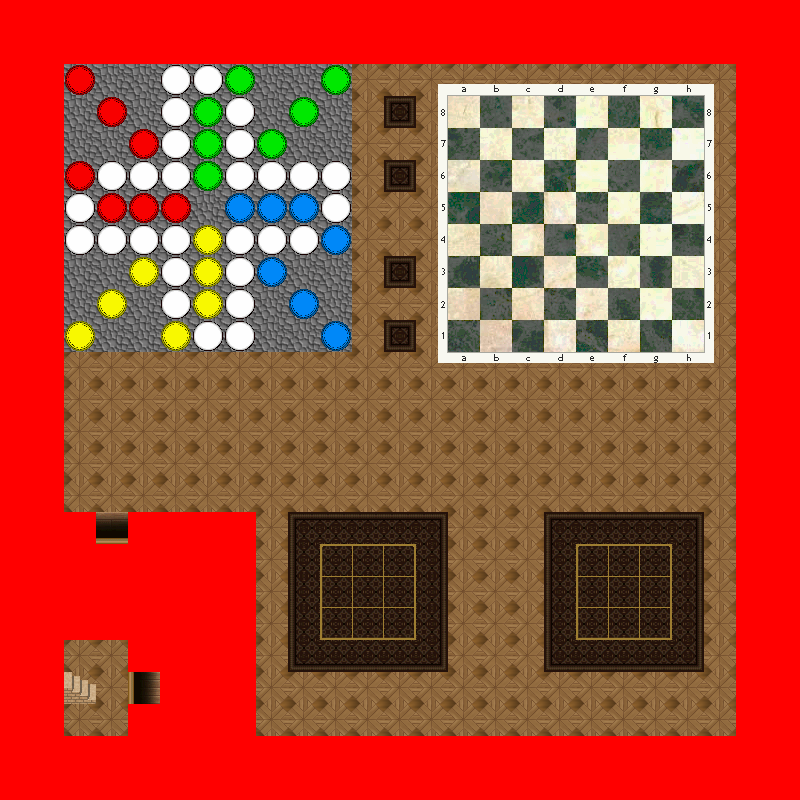

The image is a tile-based game level rendered from a .tmx file. Its description and source (layers, tilesets, objects; grid data summarised) follow:
An orthogonal 25x25 tile map with 32x32 px tiles, 8 tile layers (0_floor, 1_terrain, 2_object, 3_roof, ...), 32 tilesets.

<map version="1.0" orientation="orthogonal" renderorder="right-down" width="25" height="25" tilewidth="32" tileheight="32" nextobjectid="1">
 <tileset firstgid="1" name="carpets_2" tilewidth="32" tileheight="32" tilecount="12" columns="4">
  <image source="../../tileset/furniture/carpet/carpets_2.png" trans="ff00ff" width="128" height="96" />
 </tileset>
 <tileset firstgid="13" name="barrel" tilewidth="32" tileheight="32" tilecount="2" columns="1">
  <image source="../../tileset/item/pot/barrel.png" width="32" height="64" />
 </tileset>
 <tileset firstgid="15" name="bright_bookshelf_and_cupboard" tilewidth="32" tileheight="32" tilecount="6" columns="3">
  <image source="../../tileset/furniture/shelve/bright_bookshelf_and_cupboard.png" width="96" height="64" />
 </tileset>
 <tileset firstgid="21" name="flowering_plant" tilewidth="32" tileheight="32" tilecount="2" columns="2">
  <image source="../../tileset/plant/indoor/flowering_plant.png" width="64" height="32" />
 </tileset>
 <tileset firstgid="23" name="pot_grey" tilewidth="32" tileheight="32" tilecount="1" columns="1">
  <image source="../../tileset/item/pot/pot_grey.png" width="32" height="32" />
 </tileset>
 <tileset firstgid="24" name="pot_plant" tilewidth="32" tileheight="32" tilecount="3" columns="1">
  <image source="../../tileset/plant/indoor/pot_plant.png" width="32" height="96" />
 </tileset>
 <tileset firstgid="27" name="wooden_pale" tilewidth="32" tileheight="32" tilecount="1" columns="1">
  <image source="../../tileset/furniture/table/wooden_pale.png" width="32" height="32" />
 </tileset>
 <tileset firstgid="28" name="bushes" tilewidth="32" tileheight="32" tilecount="10" columns="5">
  <image source="../../tileset/plant/bush/bushes.png" trans="ffffff" width="160" height="64" />
 </tileset>
 <tileset firstgid="38" name="collision" tilewidth="32" tileheight="32" tilecount="1" columns="1">
  <image source="../../tileset/logic/collision.png" width="32" height="32" />
 </tileset>
 <tileset firstgid="39" name="plant" tilewidth="32" tileheight="32" tilecount="2" columns="1">
  <image source="../../tileset/plant/indoor/oriental_plant.png" width="32" height="64" />
 </tileset>
 <tileset firstgid="41" name="beer" tilewidth="32" tileheight="32" tilecount="10" columns="5">
  <image source="../../tileset/furniture/table/table_with_beer_dark.png" width="160" height="64" />
 </tileset>
 <tileset firstgid="51" name="stool" tilewidth="32" tileheight="32" tilecount="1" columns="1">
  <image source="../../tileset/furniture/chair/stool.png" width="32" height="32" />
 </tileset>
 <tileset firstgid="52" name="tiles" tilewidth="32" tileheight="32" tilecount="12" columns="6">
  <image source="../../tileset/ground/indoor/floors_3.png" width="192" height="64" />
 </tileset>
 <tileset firstgid="64" name="rug" tilewidth="32" tileheight="32" tilecount="12" columns="3">
  <image source="../../tileset/furniture/carpet/brown_rug.png" width="96" height="128" />
 </tileset>
 <tileset firstgid="76" name="kitchen" tilewidth="32" tileheight="32" tilecount="44" columns="4">
  <image source="../../tileset/furniture/kitchen/cabinets.png" width="128" height="352" />
 </tileset>
 <tileset firstgid="120" name="household" tilewidth="32" tileheight="32" tilecount="16" columns="4">
  <image source="../../tileset/item/household/food_preparation.png" width="128" height="128" />
 </tileset>
 <tileset firstgid="136" name="sciany" tilewidth="32" tileheight="32" tilecount="27" columns="3">
  <image source="../../tileset/pol/waly/int_plazy.png" width="96" height="288" />
 </tileset>
 <tileset firstgid="163" name="doors" tilewidth="32" tileheight="32" tilecount="15" columns="5">
  <image source="../../tileset/pol/domki/drzwi/door_drewno_int.png" width="160" height="96" />
 </tileset>
 <tileset firstgid="178" name="schody" tilewidth="32" tileheight="32" tilecount="2" columns="1">
  <image source="../../tileset/building/stairs/dark_stairs.png" width="32" height="64" />
 </tileset>
 <tileset firstgid="180" name="Beds" tilewidth="32" tileheight="32" tilecount="3" columns="1">
  <image source="../../tileset/furniture/bed/bed_grey.png" width="32" height="96" />
 </tileset>
 <tileset firstgid="183" name="portale" tilewidth="32" tileheight="32" tilecount="7" columns="7">
  <image source="../../tileset/logic/portal.png" width="224" height="32" />
 </tileset>
 <tileset firstgid="190" name="Nieuprawniony" tilewidth="32" tileheight="32" tilecount="9" columns="3">
  <image source="../../tileset/furniture/table/rectangular_with_meals.png" width="96" height="96" />
 </tileset>
 <tileset firstgid="199" name="tables" tilewidth="32" tileheight="32" tilecount="9" columns="3">
  <image source="../../tileset/furniture/table/wooden_rectangular.png" width="96" height="96" />
 </tileset>
 <tileset firstgid="208" name="owoce" tilewidth="32" tileheight="32" tilecount="10" columns="10">
  <image source="../../tileset/logic/item/fruits.png" width="320" height="32" />
 </tileset>
 <tileset firstgid="218" name="warzywa" tilewidth="32" tileheight="32" tilecount="13" columns="13">
  <image source="../../tileset/logic/item/vegetable.png" width="416" height="32" />
 </tileset>
 <tileset firstgid="231" name="Nieuprawniony" tilewidth="32" tileheight="32" tilecount="5" columns="5">
  <image source="../../tileset/logic/item/meat_and_fish.png" width="160" height="32" />
 </tileset>
 <tileset firstgid="236" name="Nieuprawniony" tilewidth="32" tileheight="32" tilecount="6" columns="6">
  <image source="../../tileset/logic/item/mushroom.png" width="192" height="32" />
 </tileset>
 <tileset firstgid="242" name="bilardzik" tilewidth="32" tileheight="32" tilecount="15" columns="3">
  <image source="../../tileset/pol/klan/bilard_stol.png" width="96" height="160" />
 </tileset>
 <tileset firstgid="257" name="komputer" tilewidth="32" tileheight="32" tilecount="6" columns="2">
  <image source="../../tileset/furniture/other/comp_things.png" width="64" height="96" />
 </tileset>
 <tileset firstgid="263" name="chindus" tilewidth="32" tileheight="32" tilecount="9" columns="3">
  <image source="../../tileset/pol/chinczyk.png" width="96" height="96" />
 </tileset>
 <tileset firstgid="272" name="szachy" tilewidth="32" tileheight="32" tilecount="100" columns="10">
  <image source="../../tileset/pol/szachownica.png" width="320" height="320" />
 </tileset>
 <tileset firstgid="372" name="kk" tilewidth="32" tileheight="32" tilecount="9" columns="3">
  <image source="../../tileset/pol/tictactoe.png" width="96" height="96" />
 </tileset>
 <layer name="0_floor" width="25" height="25">
  <data>[625 cells, 625 non-empty, 14 distinct tile ids]</data>
 </layer>
 <layer name="1_terrain" width="25" height="25">
  <data>[625 cells, 221 non-empty, 24 distinct tile ids]</data>
 </layer>
 <layer name="2_object" width="25" height="25">
  <data>[625 cells, 174 non-empty, 114 distinct tile ids]</data>
 </layer>
 <layer name="3_roof" width="25" height="25">
  <data>[625 cells, 0 non-empty, 0 distinct tile ids]</data>
 </layer>
 <layer name="4_roof_add" width="25" height="25">
  <data>[625 cells, 0 non-empty, 0 distinct tile ids]</data>
 </layer>
 <layer name="objects" width="25" height="25">
  <data>[625 cells, 0 non-empty, 0 distinct tile ids]</data>
 </layer>
 <layer name="collision" width="25" height="25">
  <data>[625 cells, 218 non-empty, 1 distinct tile ids]</data>
 </layer>
 <layer name="protection" width="25" height="25">
  <data>[625 cells, 0 non-empty, 0 distinct tile ids]</data>
 </layer>
</map>
